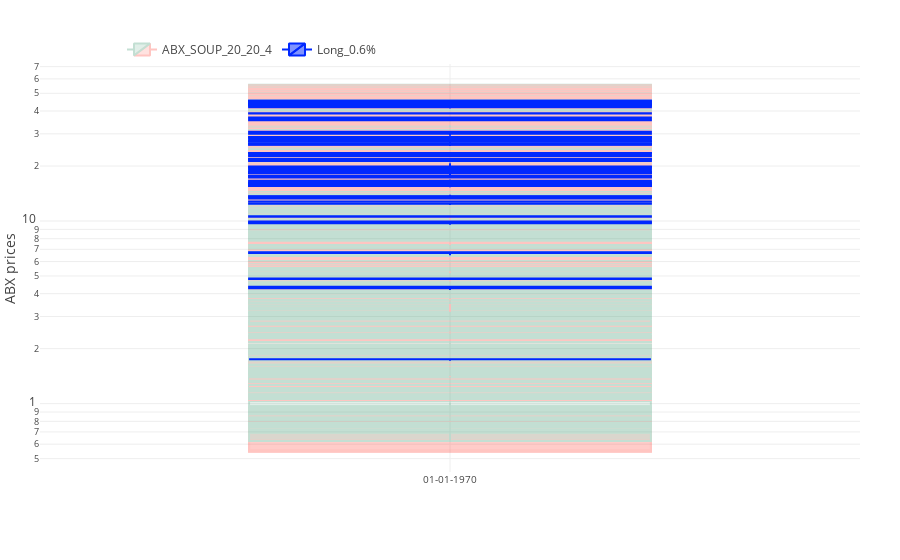

The code cell stored with this chart in its notebook:
### Code cell
# рисуем график
plot_signal(df, signal_name = signal_col, stop_legend = False, opacity_cndl = 0.3)
